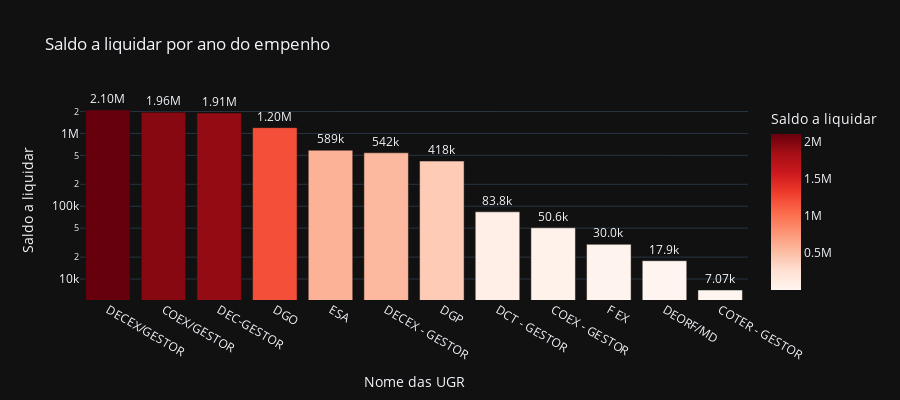

This figure's notebook cell:
### Code cell
# Saldo a liquidar por tipo de NE
cols = ['NOME_UGR', 'A_LIQUIDAR']

df_aux = df.loc[:, cols].groupby('NOME_UGR').sum().sort_values(by= 'A_LIQUIDAR', ascending=False).reset_index()
df_aux = df_aux[df_aux['A_LIQUIDAR'] > 0]
fig = px.bar(df_aux, 
             x='NOME_UGR', 
             y='A_LIQUIDAR',
             title='Saldo a liquidar por ano do empenho',
             labels={'NOME_UGR':'Nome das UGR', 'A_LIQUIDAR':'Saldo a liquidar'},
             text_auto='.3s',
             height=400,
             log_y=True,
             color='A_LIQUIDAR',
             color_continuous_scale = 'reds',
             template='plotly_dark')
fig.update_traces(textposition = 'outside', cliponaxis = False, hovertemplate=None)
fig.update_layout(hovermode="x unified")

fig.show()

### Figure 1 — Plotly figure (JSON) as saved in the notebook; plotly's stock layout.template omitted (floating-point values rounded to 4 significant figures)
{"data": [{"alignmentgroup": "True", "cliponaxis": false, "legendgroup": "", "marker": {"color": [2099000.0, 1958000.0, 1913000.0, 1202000.0, 588800.0, 542200.0, 417600.0, 83850.0, 50570.0, 29970.0, 17850, 7067.0], "coloraxis": "coloraxis", "pattern": {"shape": ""}}, "name": "", "offsetgroup": "", "orientation": "v", "showlegend": false, "textposition": "outside", "texttemplate": "%{y:.3s}", "type": "bar", "x": ["DECEX/GESTOR", "COEX/GESTOR", "DEC-GESTOR", "DGO", "ESA", "DECEX - GESTOR", "DGP", "DCT - GESTOR", "COEX - GESTOR", "F EX", "DEORF/MD", "COTER - GESTOR"], "xaxis": "x", "y": [2099000.0, 1958000.0, 1913000.0, 1202000.0, 588800.0, 542200.0, 417600.0, 83850.0, 50570.0, 29970.0, 17850, 7067.0], "yaxis": "y"}], "layout": {"barmode": "relative", "coloraxis": {"colorbar": {"title": {"text": "Saldo a liquidar"}}, "colorscale": [[0, "rgb(255,245,240)"], [0.125, "rgb(254,224,210)"], [0.25, "rgb(252,187,161)"], [0.375, "rgb(252,146,114)"], [0.5, "rgb(251,106,74)"], [0.625, "rgb(239,59,44)"], [0.75, "rgb(203,24,29)"], [0.875, "rgb(165,15,21)"], [1, "rgb(103,0,13)"]]}, "height": 400, "hovermode": "x unified", "legend": {"tracegroupgap": 0}, "title": {"text": "Saldo a liquidar por ano do empenho"}, "xaxis": {"anchor": "y", "domain": [0, 1], "title": {"text": "Nome das UGR"}}, "yaxis": {"anchor": "x", "domain": [0, 1], "title": {"text": "Saldo a liquidar"}, "type": "log"}}}
